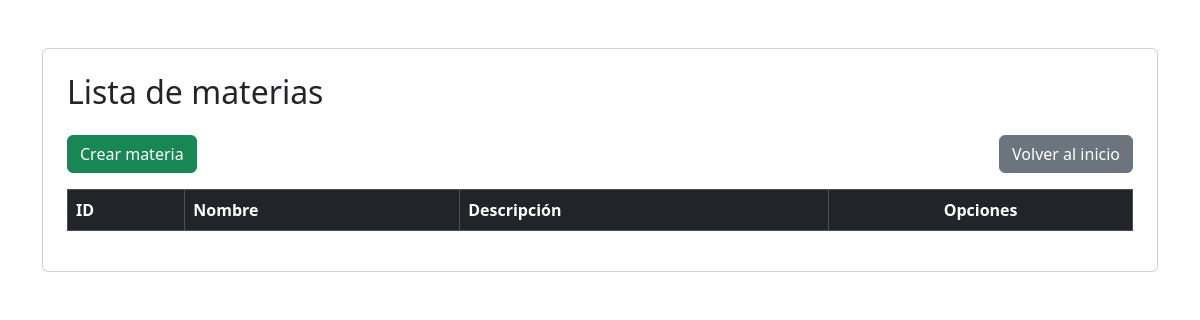
The app's page /PuellaSchool/views/subject/subjectIndex.php (signed in), older data.
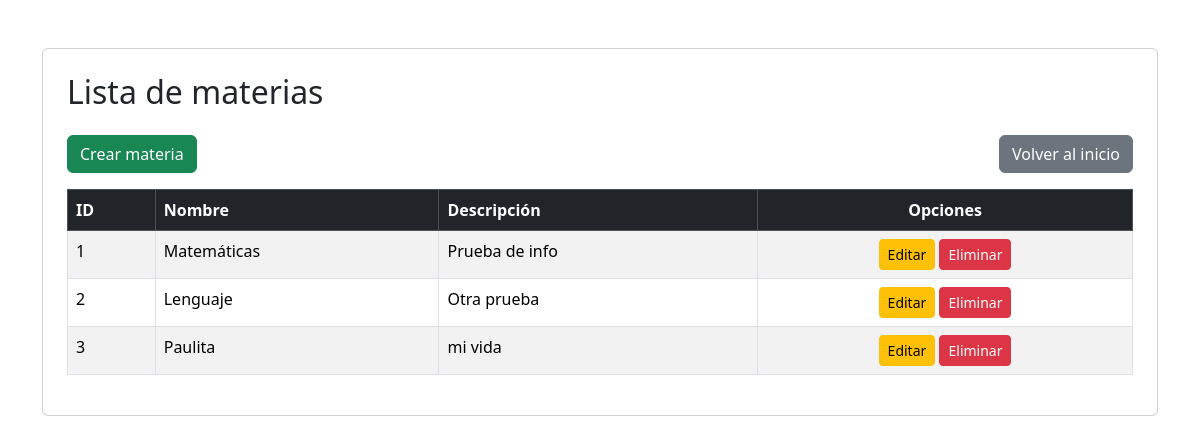
The same page, newer data.
### tables this page shows
CREATE TABLE `tbl_subject` (
  `SubjectID` int NOT NULL AUTO_INCREMENT,
  `subjectName` varchar(100) NOT NULL,
  `subjectInfo` varchar(255) NOT NULL,
  PRIMARY KEY (`SubjectID`)
);

### PuellaSchool/controllers/subjectController.php (called while the page is built, shortened)
<?php
    require_once(dirname(__FILE__) . "/../conf/database.php");
    require_once(dirname(__FILE__) . "/../models/subjectModel.php");
    class SubjectController{
        private $subject;
        public function __construct()
        {
            $database = new Database();
            $this->db = $database->getConnection();
            $this->subject = new SubjectModel($this->db);
        }
        public function index()
        {
            $result = $this->subject->getSubjects();
            $subjects = $result->fetchAll(PDO::FETCH_ASSOC);
            include(dirname(__FILE__) . '/../views/subject/subjectList.php');
        }
    }
?>

### PuellaSchool/conf/database.php (called while the page is built, shortened)
<?php
    class Database{
        private $host = "localhost";
        private $database = "PuellaSchoolDB";
        private $user = "root";
        private $password = "1234";
        public function getConnection(){
            $this->conn = null;
            try{
                $this->conn = new PDO("mysql:host=".$this->host.";dbname=".$this->database, $this->user, $this->password);
                $this->conn->exec("set names utf8");
            }catch(PDOException $ex){
                echo"Connection error: ".$ex->getMessage();
                die();
            }
            return $this->conn;
        }
    }
?>

### PuellaSchool/models/subjectModel.php (called while the page is built, shortened)
<?php
class SubjectModel{
    private $conn;
    public function __construct($db)
    {
        $this->conn = $db;
    }
    public function getSubjects()
    {
        $query = "CALL sp_SelectSubjects();";
        $result = $this->conn->prepare($query);
        $result->execute();
        return $result;
    }
}

### PuellaSchool/views/subject/subjectList.php (the view, shortened to what this page needs)
<!DOCTYPE html>
<html lang="en">
<head>
    <link href="https://cdn.jsdelivr.net/npm/bootstrap@5.3.3/dist/css/bootstrap.min.css" rel="stylesheet">
</head>
<body>
    <div class="container">
        <div class="card mt-5 p-4">
            <h2 class="mb-4">Lista de materias</h2>
            <div class="d-flex justify-content-between mb-3">
                <a href="./subjectIndex.php?action=create" class="btn btn-success">Crear materia</a>
                <a href="../dist/pages/index.php" class="btn btn-secondary">Volver al inicio</a>
            </div>
            <div class="table-responsive">
                <table class="table table-striped table-bordered">
                    <thead class="table-dark">
                        <tr>
                            <th scope="col">ID</th>
                            <th scope="col">Nombre</th>
                            <th scope="col">Descripción</th>
                            <th scope="col" class="text-center">Opciones</th>
                        </tr>
                    </thead>
                    <tbody>
                        <?php foreach ($subjects as $subject) : ?>
                            <tr>
                                <td><?= htmlspecialchars($subject['SubjectID']); ?></td>
                                <td><?= htmlspecialchars($subject['subjectName']); ?></td>
                                <td><?= htmlspecialchars($subject['subjectInfo']); ?></td>
                                <td class="text-center">
                                    <a href="subjectIndex.php?action=edit&id=<?= $subject['SubjectID'] ?>" class="btn btn-warning btn-sm">Editar</a>
                                    <a href="subjectIndex.php?action=delete&id=<?= $subject['SubjectID'] ?>" class="btn btn-danger btn-sm">Eliminar</a>
                                </td>
                            </tr>
                        <?php endforeach; ?>
                    </tbody>
                </table>
            </div>
        </div>
    </div>
</body>
</html>

### PuellaSchool/views/subject/subjectIndex.php (shortened to what this page needs)
<?php
    require_once '../../controllers/subjectController.php';
    $action = isset($_GET['action']) ? $_GET['action'] : '';
    $controller = new subjectController();
    switch ($action) {
        default:
            $controller->index();
            break;
    }
?>

Row changes from the older to the newer data that the page shows:
added tbl_subject: SubjectID "1", subjectName "Matemáticas", subjectInfo "Prueba de info"
added tbl_subject: SubjectID "2", subjectName "Lenguaje", subjectInfo "Otra prueba"
added tbl_subject: SubjectID "3", subjectName "Paulita", subjectInfo "mi vida"
